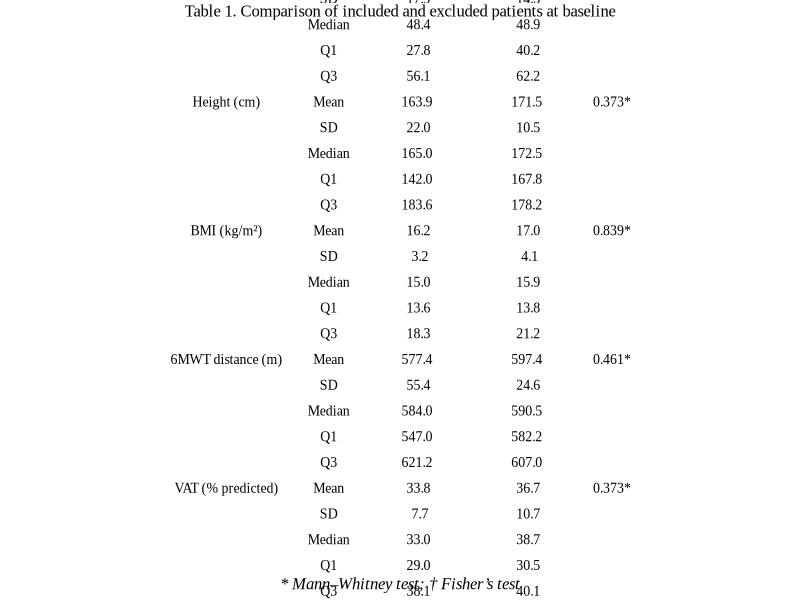

This figure's R source: (Note: this script raises an error after producing the figure.)
## ---- chunk 1
knitr::opts_chunk$set(echo = TRUE, warning = FALSE, message = FALSE)
## ---- chunk 2
packages <- c("readxl", "dplyr", "gridExtra", "tidyr", "ggplot2", "grid")

for (pkg in packages) {
  if (!require(pkg, character.only = TRUE)) {
    install.packages(pkg)
    library(pkg, character.only = TRUE)
  }
}
## ---- chunk 3
# Load package
library(readxl)

# Import datasets
included_data <- read_excel("../data/data_clean.xlsx")
excluded_data <- read_excel("../data/data_excluded.xlsx")

# Check structure
str(included_data)
str(excluded_data)
## ---- chunk 4

library(dplyr)
library(gridExtra)
library(grid)

# Descriptive statistics of included and excluded patients at baseline

# Fonction descriptive
describe <- function(x) {
  data.frame(
    Statistic = c("Mean", "SD", "Median", "Q1", "Q3"),
    Value = c(
      mean(x, na.rm = TRUE),
      sd(x, na.rm = TRUE),
      median(x, na.rm = TRUE),
      quantile(x, 0.25, na.rm = TRUE),
      quantile(x, 0.75, na.rm = TRUE)
    )
  )
}

vars <- c("age", "weight_kg", "height_cm", "bmi_kg_cm2",
          "6minwt_distance_traveled_m_before",
          "vat_before",
          "pedsql_totalself_before")

labels <- c(
  "Age (years)",
  "Weight (kg)",
  "Height (cm)",
  "BMI (kg/m²)",
  "6MWT distance (m)",
  "VAT (% predicted)",
  "PedsQL score (0–100)"
)

# Total sample sizes
n_inc_total <- nrow(included_data)
n_exc_total <- nrow(excluded_data)

table_list <- list()

for(i in seq_along(vars)) {
  
  var <- vars[i]
  
  x <- included_data[[var]]
  y <- excluded_data[[var]]
  
  x_clean <- x[!is.na(x)]
  y_clean <- y[!is.na(y)]
  
  p_val <- round(wilcox.test(x_clean, y_clean, exact = FALSE)$p.value, 3)
  p_val <- paste0(p_val, "*")
  
  inc <- describe(x)
  exc <- describe(y)
  
  df <- data.frame(
    Variable = c(labels[i], rep("", 4)),
    Statistic = inc$Statistic,
    Included = round(inc$Value, 1),
    Excluded = round(exc$Value, 1),
    p_value = c(p_val, rep("", 4))
  )
  
  table_list[[i]] <- df
}

table_final <- do.call(rbind, table_list)

# Sex comparison (Fisher's test)
p_sexe <- fisher.test(table(
  c(included_data$sexe, excluded_data$sexe),
  c(rep("Included", nrow(included_data)),
    rep("Excluded", nrow(excluded_data)))
))$p.value

p_sexe <- paste0(round(p_sexe, 3), "†")

sexe_inc <- table(included_data$sexe)
sexe_exc <- table(excluded_data$sexe)

sex_df <- data.frame(
  Variable = c("Sex (M/F)", rep("", length(sexe_inc)-1)),
  Statistic = names(sexe_inc),
  Included = as.numeric(sexe_inc),
  Excluded = as.numeric(sexe_exc),
  p_value = c(p_sexe, rep("", length(sexe_inc)-1))
)

table_final <- rbind(table_final, sex_df)

# Rename columns with total sample size
colnames(table_final)[3:4] <- c(
  paste0("Included (n=", n_inc_total, ")"),
  paste0("Excluded (n=", n_exc_total, ")")
)

table_final

# Export table as image
n_rows <- nrow(table_final)

png(
  "../figures/Table_1_Comparison_of_included_and_excluded_patients_at_baseline.png",
  width = 900,
  height = 2 + n_rows * 42,
  res = 150
)

tg <- tableGrob(
  table_final,
  rows = NULL,
  theme = ttheme_minimal(  
    core = list(
      fg_params = list(
        fontfamily = "Times New Roman",
        fontsize = 10)
    ),
    colhead = list(
      fg_params = list(
        fontfamily = "Times New Roman",
        fontsize = 10, 
        fontface = "bold")
    )
  )
)

grid.arrange(
  textGrob(
    "Table 1. Comparison of included and excluded patients at baseline",
    gp = gpar(fontfamily = "Times New Roman", fontsize = 12, fontface = "plain")
  ),
  tg,
  textGrob(
    "* Mann–Whitney test; † Fisher’s test",
    gp = gpar(fontfamily = "Times New Roman", fontsize = 12, fontface = "italic")
  ),
  ncol = 1,
  heights = c(0.2, 5, 0.3)
)

dev.off()
## ---- chunk 5
# Normality assessment of Δ 6MWT data
included_data$delta_6mwt <- included_data$`6minwt_distance_traveled_m_after` -
                            included_data$`6minwt_distance_traveled_m_before`
# Shapiro test on paired differences
shapiro_delta <- shapiro.test(included_data$delta_6mwt)
shapiro_delta
# Export Shapiro test results to a text file
sink("../results/shapiro_test_results.txt")
cat("Shapiro-Wilk Test for Normality of Paired Differences (6MWT)\n\n")
print(shapiro_delta)
sink()
## ---- chunk 6

# Remove missing values
delta_clean <- na.omit(included_data$delta_6mwt)

# Export QQ-plot
png(
  "../figures/Figure_4_QQ_plot_Δ_6MWT.png",
  width = 6,
  height = 5,
  units = "in",
  res = 300,
  type = "cairo"
)

# Graphical parameters
par(
  family = "serif",
  cex.lab = 1,
  cex.axis = 1
)

# QQ-plot
qqnorm(
  delta_clean,
  main = "",
  xlab = "Theoretical Quantiles",
  ylab = "Sample Quantiles"
)

# Title
title(
  main = paste0(
    "Figure 4. Q-Q Plot of Δ6MWT (n = ",
    length(delta_clean),
    ")"
  ),
  font.main = 1,   # normal (not bold)
  cex.main = 1     # approximately 12 pt
)

# Reference line
qqline(
  delta_clean,
  col = "red",
  lwd = 2
)

# Close PNG device
dev.off()

# Display plot in RStudio
par(
  family = "serif",
  cex.lab = 1,
  cex.axis = 1
)

qqnorm(
  delta_clean,
  main = "",
  xlab = "Theoretical Quantiles",
  ylab = "Sample Quantiles"
)

title(
  main = paste0(
        "Figure 4. Q-Q Plot of Δ6MWT (n = ",
    length(delta_clean),
    ")"
  ),
  font.main = 1,
  cex.main = 1
)

qqline(
  delta_clean,
  col = "red",
  lwd = 2
)
## ---- chunk 7
# Paired t-test
t_test <- t.test(
  included_data$`6minwt_distance_traveled_m_after`,
  included_data$`6minwt_distance_traveled_m_before`,
  paired = TRUE
)
t_test

# Export t-test results to a text file
sink("../results/paired_t_test_results.txt")
cat("Paired t-test (6MWT before vs after)\n\n")
print(t_test)
sink()
## ---- chunk 8

# Paired Wilcoxon test
wilcox_test <- wilcox.test(
  included_data$`6minwt_distance_traveled_m_after`,
  included_data$`6minwt_distance_traveled_m_before`,
  paired = TRUE,
  exact = TRUE
)
wilcox_test

# Export Wilcoxon test results to a text file
sink("../results/wilcoxon_test_results.txt")
cat("Paired Wilcoxon Test (6MWT before vs after)\n\n")
print(wilcox_test)
sink()

## ---- chunk 9
library(dplyr)
library(tidyr)
library(ggplot2)

# Data PedsQL before/after
pedsql_data <- included_data %>%
  select(
    pedsql_totalself_before, pedsql_totalself_after,
    pedsql_physiqueself_before, pedsql_physiqueself_after,
    pedsql_emotionself_before, pedsql_emotionself_after,
    pedsql_relationself_before, pedsql_relationself_after,
    pedsql_ecoleself_before, pedsql_ecoleself_after,
    pedsql_psycosocialself_before, pedsql_psycosocialself_after
  ) %>%
  pivot_longer(cols = everything(),
               names_to = "Variable",
               values_to = "Score") %>%
  mutate(
    Time = ifelse(grepl("before", Variable), "Before", "After"),
    Time = factor(Time, levels = c("Before", "After")),
    Dimension = case_when(
      grepl("total", Variable) ~ "Total Score",
      grepl("physique", Variable) ~ "Physical",
      grepl("emotion", Variable) ~ "Emotional",
      grepl("relation", Variable) ~ "Social",
      grepl("ecole", Variable) ~ "School",
      grepl("psycosocial", Variable) ~ "Psychosocial"
    )
  )

# Plot

p_pedsql <- ggplot(pedsql_data, aes(x = Time, y = Score, fill = Dimension)) +
  
  geom_boxplot(alpha = 0.5, outlier.shape = NA) +
  
  facet_wrap(~ Dimension, nrow = 2) +
  
  xlab("") +
  ylab("Score (0–100)") +
  ggtitle("Figure 5. Distribution of PedsQL Scores Before and After Intervention (n = 20)") +
  
  theme_bw(base_family = "Times New Roman", base_size = 12) +
  theme(
    strip.text = element_text(face = "bold"),
    legend.position = "none"   
  )
p_pedsql

# Export
ggsave(
  "../figures/Figure_5_PedsQL_Before_After.png",
  plot = p_pedsql,
  width = 7,
  height = 5
)
## ---- chunk 10
# Spearman correlation
cor_test <- cor.test(
  included_data$`6minwt_distance_traveled_m_after`,
  included_data$pedsql_totalself_after,
  method = "spearman"
)

cor_test

# Export Spearman correlation results
sink("../results/spearman_correlation_results.txt")
cat("Spearman correlation (6MWT vs PedsQL)\n\n")
print(cor_test)
sink()

# Viewing
library(ggplot2)

# Create plot
p_corr <- ggplot(included_data, aes(
  x = `6minwt_distance_traveled_m_after`,
  y = pedsql_totalself_after
)) +
  geom_point() +
  xlab("6-Minute Walk Distance (m)") +
  ylab("PedsQL Score (0–100)") +
  ggtitle("Figure 6. Correlation Between Quality of Life and Functional Capacity measured at 6mwt (n = 20) ") +
  theme_bw(base_family = "Times New Roman", base_size = 11) +
theme(
    plot.title = element_text(
      face = "plain",
      size = 11
    )
  )

p_corr

# Export PDF
ggsave(
  "../figures/Figure_6_Correlation_PedsQL_6MWT.png",
  plot = p_corr,
  width = 8,
  height = 6
)
